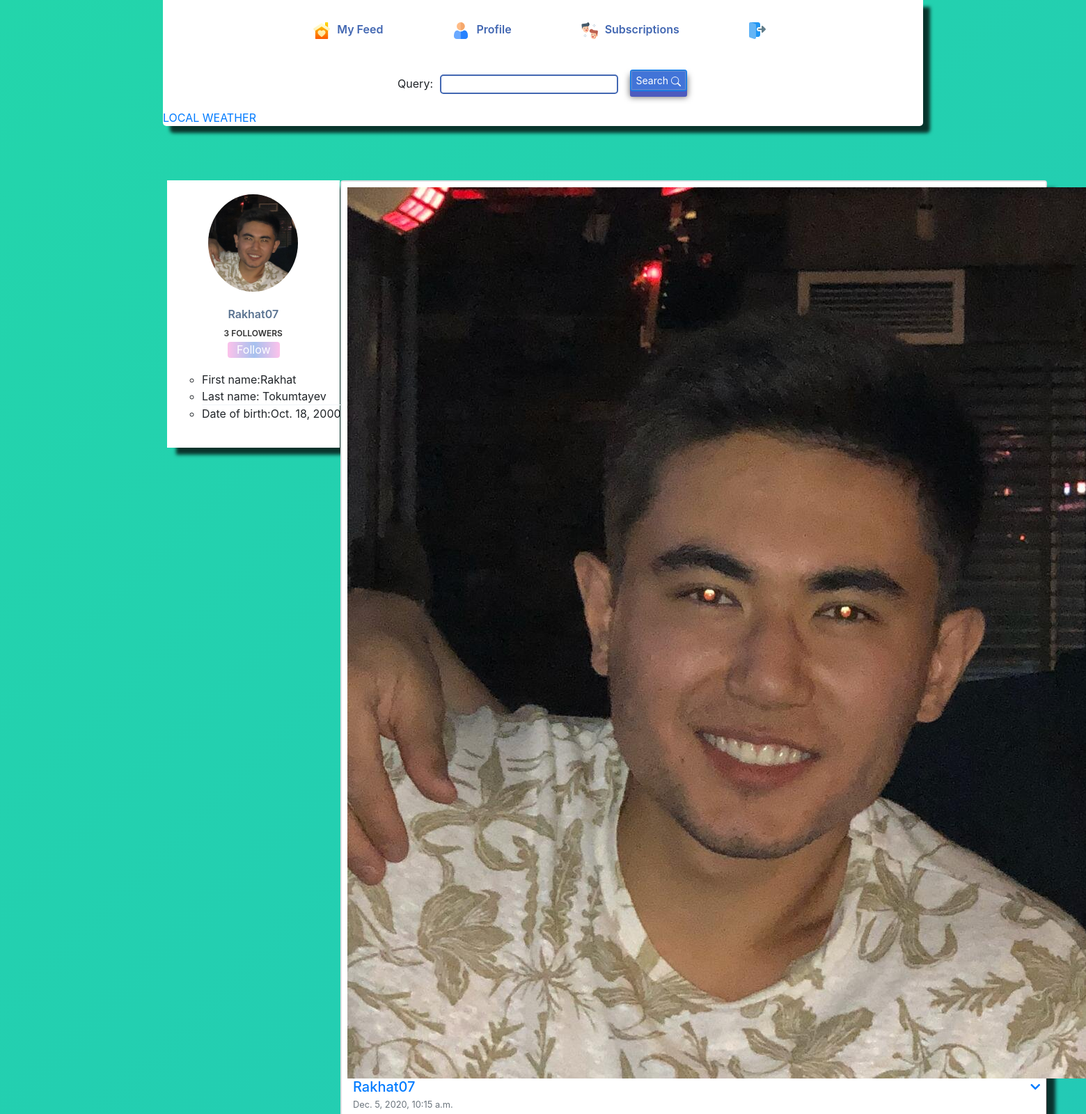
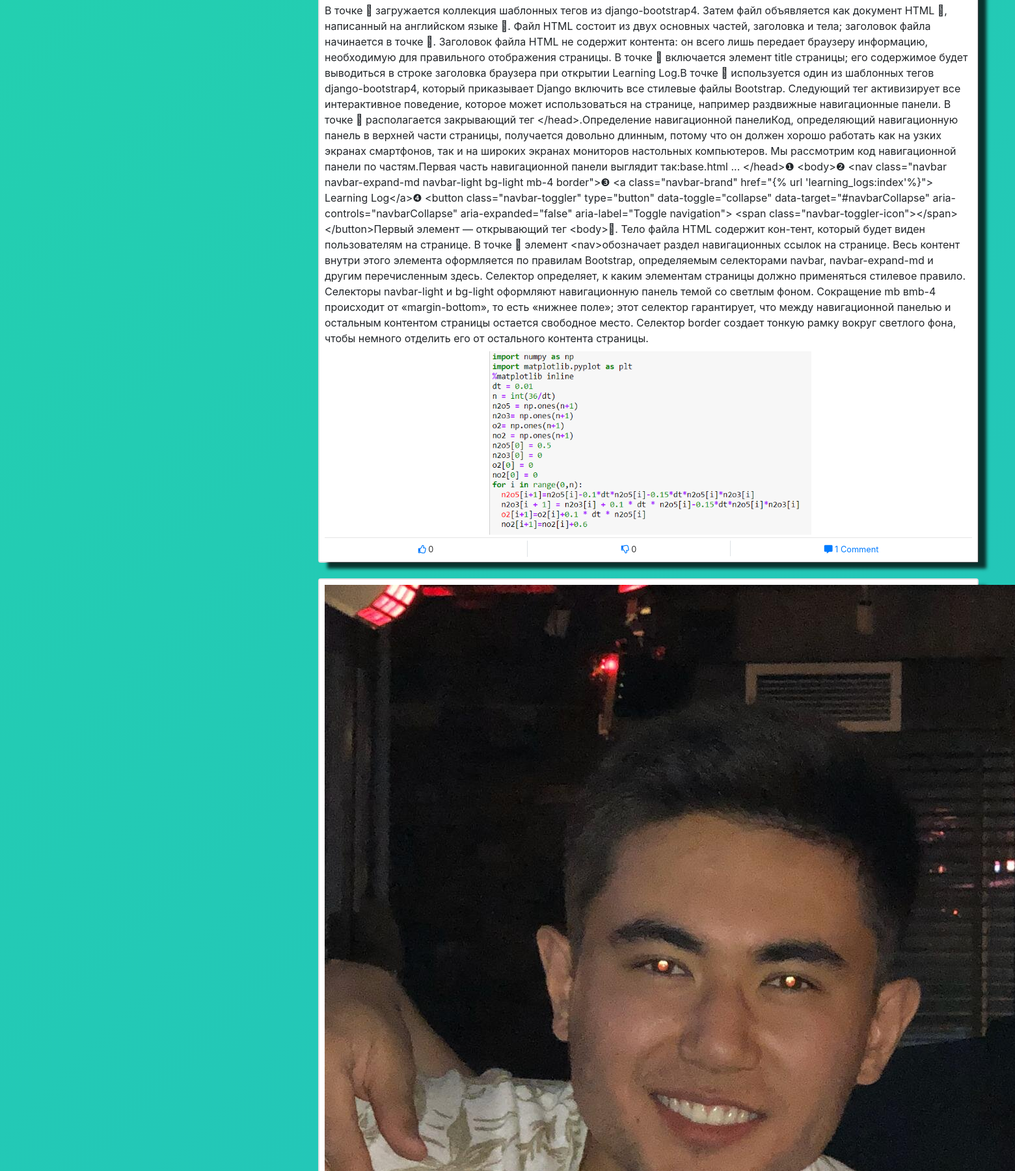
Screenshot of /account/users/Rakhat07 (signed in, upper part) with the database file from the repository (2 pictures, top to bottom).
### account/models.py (models this page shows, shortened)
class Profile(models.Model):
    user = models.OneToOneField(settings.AUTH_USER_MODEL,on_delete= models.CASCADE)
    date_of_birth = models.DateField(blank=True, null=True)
    photo = models.ImageField(upload_to='users/%Y/%m/%d', blank=True)

### blog/models.py (models this page shows, shortened)
class Blog(models.Model):
    user = models.ForeignKey(User, on_delete=models.CASCADE)
    blog_text=models.TextField("What's up on your mind")
    photo = models.ImageField(upload_to='users/%Y/%m/%d', blank=True)
    date_added = models.DateTimeField(auto_now_add=True)
    votes = GenericRelation(LikeDislike, related_query_name='blogs')
    headline = models.CharField(max_length=500)

### account/views.py (the view)
# urls.py: path('users/<username>',views.others,name='others'),
@login_required
def others(request,username):
    s_form = Search1Form()
    try:
        user = User.objects.get(username=username)
    except:
        raise Http404
    blogs = Blog.objects.filter(user=user).order_by('date_added')
    context = locals()
    template = 'account/others.html'
    return render(request, template, context)

### account/forms.py
class Search1Form(forms.Form):
    query = forms.CharField()

### blog/models.py (called while the page is built)
    def likes(self):
        return self.get_queryset().filter(vote__gt=0)

    def dislikes(self):
        return self.get_queryset().filter(vote__lt=0)

### account/templates/account/others.html (shortened to what this page needs)
{% extends "base.html" %}
{%  load bootstrap4 %}
{% block content %}
{% bootstrap_css%}
<link href="//maxcdn.bootstrapcdn.com/bootstrap/4.1.1/css/bootstrap.min.css" rel="stylesheet" id="bootstrap-css">
 <link rel="stylesheet" href="https://stackpath.bootstrapcdn.com/bootstrap/4.4.1/css/bootstrap.min.css">
    <link rel="stylesheet" href="https://use.fontawesome.com/releases/v5.6.1/css/all.css">
<div class="container">
    <div class="row profile">
		<div class="col-md-3">
			<div class="profile-sidebar" style="
    box-shadow: 13px 10px 5px 0px rgba(0,0,0,0.75);
    margin-bottom: -50px;
    margin-top: 58px;
    ">
				<div class="profile-userpic">
				{% if user.profile.photo %}
					<img src  = "{{user.profile.photo.url}}" class="img-responsive" alt="">
        {% else %}
        <img src= "https://encrypted-tbn0.gstatic.com/images?q=tbn:ANd9GcS54088iJjHpn-y9FCxGAh5NBEdHugwIXewWQ&usqp=CAU" class="img-responsive" alt="">
				{% endif %}
				</div>
				<div class="profile-usertitle">
					<div class="profile-usertitle-name">
						{{user.username}}
					</div>
          {% with total_followers=user.followers.count %}
					<div class="profile-usertitle-job">
            <span class="count">
						<span class="total">{{ total_followers }}</span>      follower{{ total_followers|pluralize }}    </span>
					</div>
				</div>
        <button class="btn btn-2" style="line-height: 0.5;position: absolute;
    top: 304px;
}">
        <a  href="#" data-id="{{ user.id }}" data-action="{% if request.user in user.followers.all %}un{% endif %}follow" class="follow button" style="
    color: #ffffff;
">
              {% if request.user not in user.followers.all %}
                    Follow
                      {% else %}
                            Unfollow
                            {% endif %}
                            </a>
                          </button>
{% endwith %}
				</div>
				<div class="profile-usermenu">
					<ul class="nav">
						<li class="active">
							First name:{{user.first_name}} </a>
						</li>
						<li>
							Last name: {{user.last_name}}</a>
						</li>
						<li>
							Date of birth:{{user.profile.date_of_birth}} </a>
						</li>
					</ul>
				</div>
			</div>
		</div>
	</div>
<div class="col-6" style="margin-top: -358px;margin-left: 474px;max-width: 67%;">
                {% for blog in blogs%}
                <section class="card mt-4">
                    <div class="border p-2" style="
    box-shadow: 13px 10px 5px 0px rgba(0,0,0,0.75);
">
                        <div class="row m-0">
                            <div class="">
                                {% if blog.user.profile.photo %}
                              {% load thumbnail %}
                                <a  href="{{blog.user.profile.photo.url}}">
                                    <img src="{% thumbnail blog.user.profile.photo 50x50 %}" class="image-detail" >
                                </a>
                              {% endif %}
                            </div>
                            <div class="flex-grow-1 pl-2">
                                {% if blog.user != request.user %}
                                <a class="text-decoration-none" href="{% url 'users:others' blog.user %}">
                                    <h2 class="text-capitalize h5 mb-0">{{blog.user}}</h2>
                                </a>
                                {% else %}
                                <a class="text-decoration-none" href="{% url 'users:profile' %}">
                                    <h2 class="text-capitalize h5 mb-0">{{blog.user}}</h2>
                                </a>
                                {% endif %}
                                <p class="small text-secondary m-0 mt-1">{{blog.date_added}}</p>
                            </div>
                            <div class="dropdown">
                                <a class="" href="#" role="button" id="dropdownMenuLink" data-toggle="dropdown" aria-haspopup="true" aria-expanded="false">
                                <i class="fas fa-chevron-down"></i>
                                </a>
                            </div>
                        </div>
                        <div class="">
                            <p class="my-2">
                                {{blog.blog_text}}
                            </p>
                            <center>
                            {% if blog.photo %}
    <img style="max-width:500px" src  = "{{blog.photo.url}}">
    {% endif %}
    </center>
                        </div>
                        <hr class="my-1">
                        <footer class="">
                            <div class="">
                                <ul class="list-group list-group-horizontal">
                                        <li data-id="{{ blog.id }}" data-type="blog" data-action="like" title="Нравится" class="list-group-item flex-fill text-center p-0 px-lg-2 border border-0">
                                        <a class="small text-decoration-none" href="#">
                                            <i class="far fa-thumbs-up"></i>
        <span data-count="like">{{ blog.votes.likes.count }}</span></a>
                                    </li>
                                    <li data-id="{{ blog.id }}" data-type="blog" data-action="dislike" title="Не Нравится" class="list-group-item flex-fill text-center p-0 px-lg-2 border border-right-0 border-top-0 border-bottom-0">
                                          <a class="small text-decoration-none" href="#">
                                            <i class="far fa-thumbs-down"></i>
        <span data-count="dislike">{{ blog.votes.dislikes.count }}</span></a>
                                    </li>
                                    <li class="list-group-item flex-fill text-center p-0 px-lg-2 border border-right-0 border-top-0 border-bottom-0">
                                        <a class="small text-decoration-none" data-toggle="collapse" href="#collapse{{ blog.id }}" role="button" aria-expanded="false" aria-controls="collapseExample">
                                            <i class="fas fa-comment-alt"></i> {{ blog.comments.count }} Comment
                                        </a>
                                    </li>
                                </ul>
                            </div>
                                    {% for comment in blog.comments.all %}
                                                     {% if comment.comment_user.profile.photo %}
                              {% load thumbnail %}
                              {% endif %}
                                    {% endfor %}
                        </footer>
                    </div>
                </section>
                {% endfor %}
            </div>
            <br><br>
<br>
<br>
{% endblock %}

### blog/static/css/main.css (style rules this page uses)
body { margin: 0; font-family: Montserrat; font-size: 15px; background-color: #4267b2; }
input { font-family: Montserrat; width: 100%; font-size: 18px; padding: 2px; }
button { font-family: Montserrat; font-size: 18px; }
ul { list-style: none; }
ul a { text-decoration: none; }
span { color: #333; }
.container { margin: 0 auto; width: 1068px; }
.usernav .globalsearch input[type=text] { width: auto; padding: 1px 6px; border: 2px solid #4267b2; font-size: 15px; margin: 0 10px; border-radius: 5px; }
h2 { font-family: Montserrat; color: #4b4f56; font-weight: bolder; font-size: 15px; margin-bottom: 0; }
hr { margin-bottom: 30px; margin-top: 0px; border-color: red; }

### blog/static/css/style.css (style rules this page uses)
body { background: linear-gradient(-45deg, #ee7752, #e73c7e, #23a6d5, #23d5ab); background-size: 400% 400%; animation: gradient 15s ease infinite; }

### account/templates/account/others.html (style rules this page uses)
body { background: linear-gradient(-45deg, #ee7752, #e73c7e, #23a6d5, #23d5ab); background-size: 400% 400%; animation: gradient 15s ease infinite; }
.btn-2 { margin-left: 87px; margin-top: -14px; height: 23px; background-image: linear-gradient(to right, #fbc2eb 0%, #a6c1ee 51%, #fbc2eb 100%); }
.profile { margin: 20px 0; }
.profile-sidebar { padding: 20px 0 10px 0; background: #fff; }
.profile-userpic img { margin-left: 59px; float: none; width: 50%; height: 50%; -webkit-border-radius: 50% !important; -moz-border-radius: 50% !important; border-radius: 50% !important; min-width: 129px; max-width: 129px; min-height: 140px; max-height: 140px; }
.profile-usertitle { text-align: center; margin-top: 20px; }
.profile-usertitle-name { color: #5a7391; font-size: 16px; font-weight: 600; margin-bottom: 7px; }
.profile-usertitle-job { text-transform: uppercase; color: #5b9bd1; font-size: 12px; font-weight: 600; margin-bottom: 145px; }
.profile-usermenu { position: absolute; top: 332px; }
.profile-usermenu ul li { border-bottom: 1px solid #f0f4f7; }
.profile-usermenu ul li:last-child { border-bottom: none; }
.profile-usermenu ul li.active { border-bottom: none; }
.nav { display: -ms-flexbox; display: block; -ms-flex-wrap: wrap; flex-wrap: wrap; padding-left: 50px; margin-bottom: 3px; list-style: circle; }

### rows the page displays
Blog: user.photo (picture), user "Rakhat07", date_added "Dec. 5, 2020, 10:15 a.m.", blog_text "В точке  загружается коллекция шаблонных тегов из django-bootstrap4. Затем файл объявляется как документ HTML , написанный на английском языке . Файл HTML состоит из двух основных частей, заголовка и тела; заголовок файла начинается в точке . Заголовок файла HTML не содержит контента: он всего лишь передает браузеру информацию, необходимую для правильного отображения страницы. В точке  включается элемент title страницы; его содержимое будет выводиться в строке заголовка браузера при открытии Learning Log.В точке  используется один из шаблонных тегов django-bootstrap4, который приказывает Django включить все стилевые файлы Bootstrap. Следующий тег активизирует все интерактивное…", photo (picture), votes.likes.count "0", votes.dislikes.count "0", comments.count "1"
Blog: user.photo (picture)

### other values shown
{{ user.username }} "Rakhat07"
{{ total_followers }} "3"
{{ user.first_name }} "Rakhat"
{{ user.last_name }} "Tokumtayev"
{{ user.profile.date_of_birth }} "Oct. 18, 2000"
